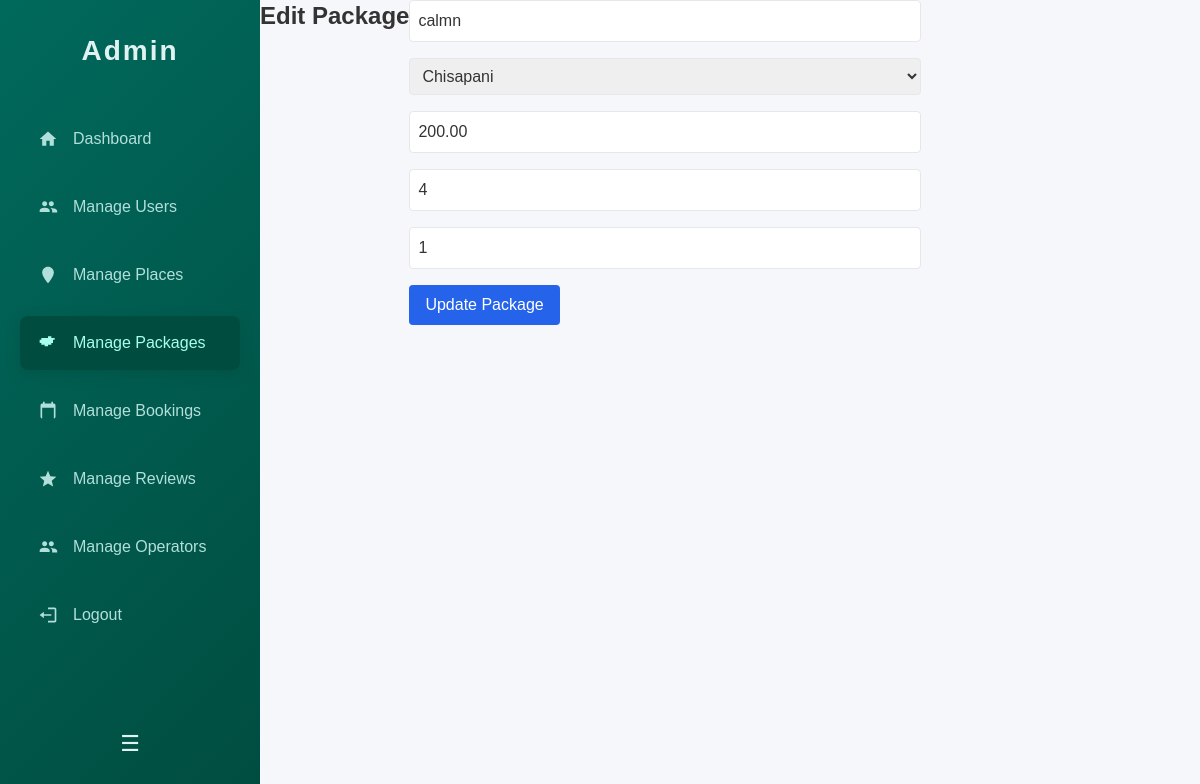
Screenshot of /admin/edit_package.php?id=17 (signed in) with the database file from the repository.
### tables this page shows
CREATE TABLE `package` (
  `package_id` int(11) NOT NULL,
  `created_by` int(11) NOT NULL,
  `place_id` int(11) NOT NULL,
  `title` varchar(255) NOT NULL,
  `description` text DEFAULT NULL,
  `price` decimal(10,2) DEFAULT NULL,
  `duration` int(11) DEFAULT NULL,
  `places_covered` text DEFAULT NULL,
  `status` varchar(50) DEFAULT NULL,
  `operator_id` int(11) DEFAULT NULL,
  `available_slots` int(11) DEFAULT NULL,
  `created_at` timestamp NOT NULL DEFAULT current_timestamp(),
  `updated_at` timestamp NOT NULL DEFAULT current_timestamp() ON UPDATE current_timestamp()
);

CREATE TABLE `place` (
  `id` int(11) NOT NULL,
  `name` varchar(100) NOT NULL,
  `description` text DEFAULT NULL,
  `address` text DEFAULT NULL,
  `latitude` decimal(10,6) NOT NULL,
  `longitude` decimal(10,6) NOT NULL,
  `entry_fee` decimal(10,2) NOT NULL,
  `best_time` varchar(100) DEFAULT NULL,
  `main_attractions` text DEFAULT NULL,
  `recommended_duration` varchar(50) NOT NULL,
  `image_path` varchar(255) DEFAULT NULL,
  `created_at` datetime DEFAULT current_timestamp(),
  `updated_at` datetime DEFAULT current_timestamp() ON UPDATE current_timestamp(),
  `destination_id` int(11) DEFAULT NULL,
  `province_id` int(11) DEFAULT NULL,
  `district_id` int(11) DEFAULT NULL,
  `municipality_id` int(11) DEFAULT NULL,
  `status` varchar(20) NOT NULL DEFAULT 'active'
);

### admin/edit_package.php (the view, shortened to what this page needs)
<?php
$conn = dbConnect();
$id = intval($_GET['id']);
$result = $conn->query("SELECT * FROM package WHERE package_id = $id");
$package = $result->fetch_assoc();
$places = $conn->query("SELECT id, name FROM place");
?>
<!DOCTYPE html>
<html lang="en">
<head>
<link rel="stylesheet" href="../assets/css/dashboard.css"/>
<script src="https://cdn.tailwindcss.com"></script>
</head>
<body>
<div class="container" style="display:flex;">
  <nav class="sidebar" id="sidebar">
    <div class="logo">Admin</div>
    <div class="nav-links">
      <a href="dashboard.php">
        <svg viewBox="0 0 24 24"><path d="M10 20v-6h4v6h5v-8h3L12 3 2 12h3v8z"/></svg>
        <span>Dashboard</span>
      </a>
      <a href="manage_users.php">
        <svg viewBox="0 0 24 24"><path d="M16 11c1.66 0 2.99-1.34 2.99-3S17.66 5 16 5s-3 1.34-3 3 1.34 3 3 3zm-8 0c1.66 0 2.99-1.34 2.99-3S9.66 5 8 5 5 6.34 5 8s1.34 3 3 3zm0 2c-2 0-6 1-6 3v2h12v-2c0-2-4-3-6-3zm8 0c-.29 0-.62.02-.97.05 1.16.84 1.97 2.06 1.97 3.45v2h6v-2c0-2-4-3-6-3z"/></svg>
        <span>Manage Users</span>
      </a>
      <a href="manage_places.php">
        <svg viewBox="0 0 24 24"><path d="M12 2C8.13 2 5 5.13 5 9c0 5.25 7 13 7 13s7-7.75 7-13c0-3.87-3.13-7-7-7z"/></svg>
        <span>Manage Places</span>
      </a>
      <a href="manage_packages.php" class="active">
        <svg viewBox="0 0 24 24"><path d="M20 8V6h-4V4h-4v2H4v2H2v4h2v2h4v2h4v-2h4v-2h2v-4h-2z"/></svg>
        <span>Manage Packages</span>
      </a>
      <a href="manage_bookings.php">
        <svg viewBox="0 0 24 24"><path d="M19 3h-1V1h-2v2H8V1H6v2H5a2 2 0 0 0-2 2v14a2 2 0 0 0 2 2h14a2 2 0 0 0 2-2V5a2 2 0 0 0-2-2zM5 21V8h14v13H5z"/></svg>
        <span>Manage Bookings</span>
      </a>
      <a href="adminmanage_reviews.php">
        <svg viewBox="0 0 24 24"><path d="M12 17.27L18.18 21 16.54 13.97 22 9.24l-7.19-.61L12 2 9.19 8.63 2 9.24l5.46 4.73L5.82 21z"/></svg>
        <span>Manage Reviews</span>
      </a>
      <a href="manage_touroperator.php">
        <svg viewBox="0 0 24 24"><path d="M16 11c1.66 0 2.99-1.34 2.99-3S17.66 5 16 5s-3 1.34-3 3 1.34 3 3 3zm-8 0c1.66 0 2.99-1.34 2.99-3S9.66 5 8 5 5 6.34 5 8s1.34 3 3 3zm0 2c-2 0-6 1-6 3v2h12v-2c0-2-4-3-6-3zm8 0c-.29 0-.62.02-.97.05 1.16.84 1.97 2.06 1.97 3.45v2h6v-2c0-2-4-3-6-3z"/></svg>
        <span>Manage Operators</span>
      </a>
      <a href="../logout.php" onclick="return confirm('Are you sure you want to logout?')">
        <svg viewBox="0 0 24 24"><path d="M16 13v-2H7V8l-5 4 5 4v-3h9zM20 3h-8v2h8v14h-8v2h8c1.1 0 2-.9 2-2V5c0-1.1-.9-2-2-2z"/></svg>
        <span>Logout</span>
      </a>
    </div>
    <button class="toggle-btn" id="toggleBtn">&#9776;</button>
  </nav>
  <h2 class="text-2xl font-bold mb-6">Edit Package</h2>
  <form method="POST" class="space-y-4 max-w-lg">
    <input type="text" name="title" value="<?= htmlspecialchars($package['title']) ?>" required class="w-full p-2 border rounded">
    <select name="place_id" required class="w-full p-2 border rounded">
        <?php while($row = $places->fetch_assoc()){ ?>
            <option value="<?= $row['id'] ?>" <?= $row['id'] == $package['place_id'] ? 'selected' : '' ?>>
                <?= htmlspecialchars($row['name']) ?>
            </option>
        <?php } ?>
    </select>
    <input type="number" name="price" value="<?= htmlspecialchars($package['price']) ?>" required class="w-full p-2 border rounded">
    <input type="text" name="duration" value="<?= htmlspecialchars($package['duration']) ?>" required class="w-full p-2 border rounded">
    <input type="number" name="operator_id" value="<?= htmlspecialchars($package['operator_id']) ?>" required class="w-full p-2 border rounded">
    <button type="submit" name="submit" class="bg-blue-600 text-white px-4 py-2 rounded hover:bg-blue-700">Update Package</button>
  </form>
</div>
</body>
</html>

### assets/css/dashboard.css (style rules this page uses)
* { box-sizing: border-box; }
body { margin: 0; font-family: 'Poppins', sans-serif; background: #f5f7fa; color: #333; }
a { text-decoration: none; color: inherit; }
.container { display: flex; min-height: 100vh; }
.sidebar { background: linear-gradient(135deg, #00695c, #004d40); width: 260px; padding: 30px 20px; display: flex; flex-direction: column; color: #e0f2f1; transition: width 0.3s ease; }
.sidebar .logo { font-size: 28px; font-weight: 700; letter-spacing: 2px; margin-bottom: 40px; user-select: none; text-align: center; }
.nav-links { flex-grow: 1; }
.nav-links a { display: flex; align-items: center; padding: 15px 18px; border-radius: 8px; margin-bottom: 14px; font-weight: 500; color: #b2dfdb; transition: background-color 0.3s, color 0.3s; }
.nav-links a:hover, .nav-links a.active { background: #004d40; color: #a7ffeb; box-shadow: 0 4px 12px rgba(0, 77, 64, 0.5); }
.nav-links a svg { width: 20px; height: 20px; margin-right: 15px; fill: currentColor; flex-shrink: 0; transition: margin 0.3s; }
.toggle-btn { background: transparent; border: none; color: #e0f2f1; font-size: 22px; cursor: pointer; margin-top: auto; text-align: center; padding: 10px 0; user-select: none; }

### rows the page displays
package: title "calmn", place_id "Chisapani", price "200.00", duration "4", operator_id "1"
